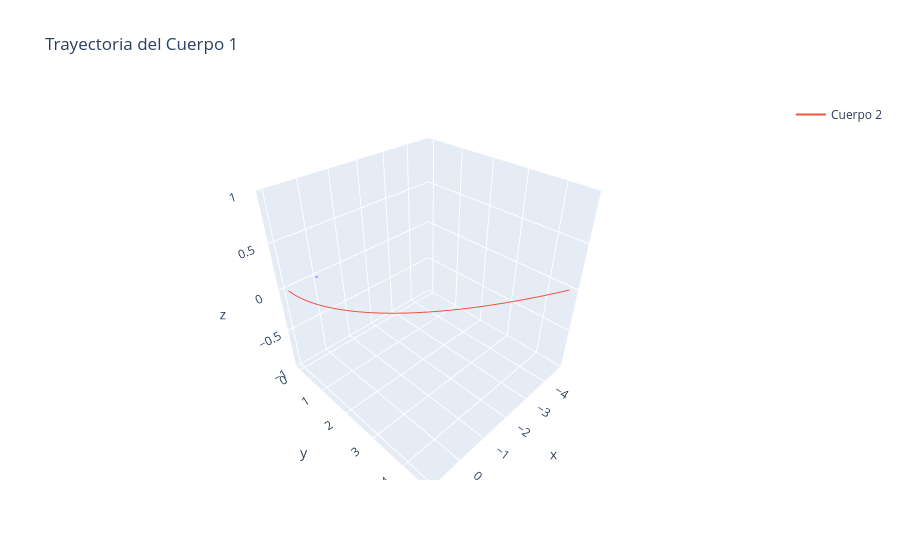

This figure's notebook cell:
### Code cell
#3d plot
fig = px.line_3d(x=rps[0,:,0], y=rps[0,:,1], z=rps[0,:,2], title='Trayectoria del Cuerpo 1')
fig.add_scatter3d(x=rps[1,:,0], y=rps[1,:,1], z=rps[1,:,2], mode='lines', name='Cuerpo 2')  
fig.show()
